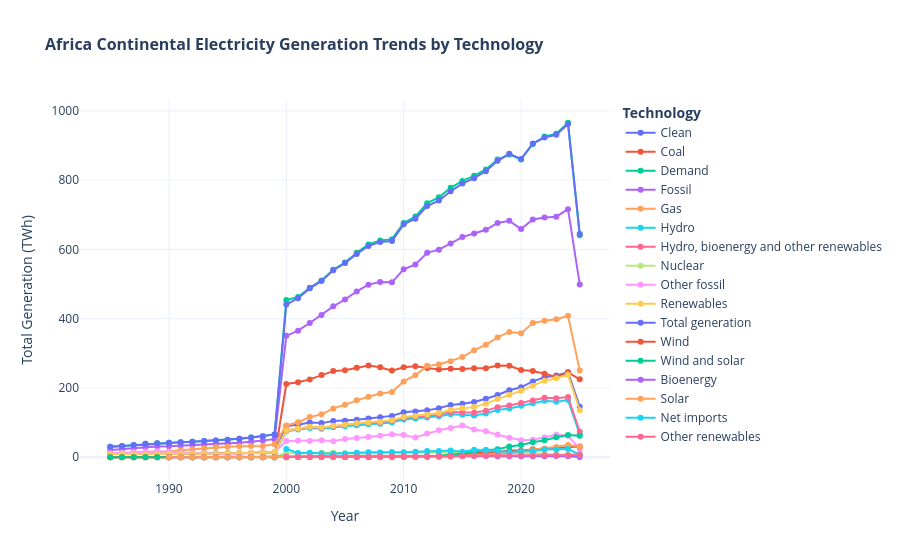

Notebook code for this chart:
### Markdown cell above
#### **Continental Electricity Generation Trends by Technology**

### Code cell
import pandas as pd
import plotly.express as px
import os

# Ensure output directory exists
OUTPUT_DIR = "../outputs"
os.makedirs(OUTPUT_DIR, exist_ok=True)

# Ensure standardized Ember data is loaded if not already in memory
if 'df_ember' not in locals():
    df_ember = pd.read_csv("../data/processed/standardized_ember.csv")

# Aggregate country-level data by Year and Electricity source for the continent
df_continent_agg = (
    df_ember.groupby(['Year', 'Electricity source'], as_index=False)['Generation (TWh)']
    .sum()
)

# Create interactive multi-line chart
fig_trends = px.line(
    df_continent_agg,
    x="Year",
    y="Generation (TWh)",
    color="Electricity source",
    markers=True,
    title="<b>Africa Continental Electricity Generation Trends by Technology</b>",
    labels={
        "Generation (TWh)": "Total Generation (TWh)", 
        "Year": "Year", 
        "Electricity source": "Technology Source"
    }
)

fig_trends.update_layout(
    template="plotly_white",
    title_font_size=16,
    hovermode="x unified",
    legend_title_text="<b>Technology</b>"
)

# Display the interactive chart in the Jupyter Notebook
fig_trends.show()

# Export interactive chart asset to the outputs folder
trend_html_path = os.path.join(OUTPUT_DIR, "africa_generation_trends_by_technology.html")
fig_trends.write_html(trend_html_path)
print(f"Interactive trend chart exported to: {trend_html_path}")

### Figure 1 — Plotly figure (JSON) as saved in the notebook; plotly's stock layout.template omitted (floating-point values rounded to 4 significant figures)
{"data": [{"hovertemplate": "Technology Source=Clean<br>Year=%{x}<br>Total Generation (TWh)=%{y}<extra></extra>", "legendgroup": "Clean", "line": {"color": "#636efa", "dash": "solid"}, "marker": {"symbol": "circle"}, "mode": "lines+markers", "name": "Clean", "orientation": "v", "showlegend": true, "type": "scatter", "x": [1985, 1986, 1987, 1988, 1989, 1990, 1991, 1992, 1993, 1994, 1995, 1996, 1997, 1998, 1999, 2000, 2001, 2002, 2003, 2004, 2005, 2006, 2007, 2008, 2009, 2010, 2011, 2012, 2013, 2014, 2015, 2016, 2017, 2018, 2019, 2020, 2021, 2022, 2023, 2024, 2025], "xaxis": "x", "y": [9.15, 8.97, 8.97, 8.83, 9.49, 9.95, 9.92, 9.8, 10.09, 10.73, 11.19, 11.48, 11.77, 12.1, 13.45, 90.5, 94.02, 100.0, 98.54, 104.4, 105.2, 108.0, 111.8, 115.5, 119.4, 129.8, 132.2, 135.4, 141.6, 151.2, 154.3, 159.8, 169.0, 179.6, 193.5, 202.0, 219.1, 231.2, 236.3, 245.7, 146.0], "yaxis": "y"}, {"hovertemplate": "Technology Source=Coal<br>Year=%{x}<br>Total Generation (TWh)=%{y}<extra></extra>", "legendgroup": "Coal", "line": {"color": "#EF553B", "dash": "solid"}, "marker": {"symbol": "circle"}, "mode": "lines+markers", "name": "Coal", "orientation": "v", "showlegend": true, "type": "scatter", "x": [1985, 1986, 1987, 1988, 1989, 1990, 1991, 1992, 1993, 1994, 1995, 1996, 1997, 1998, 1999, 2000, 2001, 2002, 2003, 2004, 2005, 2006, 2007, 2008, 2009, 2010, 2011, 2012, 2013, 2014, 2015, 2016, 2017, 2018, 2019, 2020, 2021, 2022, 2023, 2024, 2025], "xaxis": "x", "y": [0.0, 0.0, 0.0, 0.0, 0.0, 0.0, 0.0, 0.0, 0.0, 0.0, 0.0, 0.0, 0.0, 0.0, 0.0, 211.5, 216.7, 224.8, 237.8, 248.7, 251.4, 258.5, 265.0, 259.9, 250.2, 259.7, 262.8, 257.8, 253.6, 255.2, 254.7, 256.7, 257.1, 265.1, 264.2, 251.8, 248.7, 241.1, 231.6, 245.2, 225.0], "yaxis": "y"}, {"hovertemplate": "Technology Source=Demand<br>Year=%{x}<br>Total Generation (TWh)=%{y}<extra></extra>", "legendgroup": "Demand", "line": {"color": "#00cc96", "dash": "solid"}, "marker": {"symbol": "circle"}, "mode": "lines+markers", "name": "Demand", "orientation": "v", "showlegend": true, "type": "scatter", "x": [1985, 1986, 1987, 1988, 1989, 1990, 1991, 1992, 1993, 1994, 1995, 1996, 1997, 1998, 1999, 2000, 2001, 2002, 2003, 2004, 2005, 2006, 2007, 2008, 2009, 2010, 2011, 2012, 2013, 2014, 2015, 2016, 2017, 2018, 2019, 2020, 2021, 2022, 2023, 2024, 2025], "xaxis": "x", "y": [30.26, 32.46, 35.66, 38.72, 40.62, 41.95, 43.28, 44.98, 46.73, 48.55, 50.65, 53.56, 56.78, 60.69, 65.73, 454.1, 462.5, 489.2, 510.4, 541.4, 562.2, 590.3, 614.5, 626.0, 629.7, 676.4, 694.9, 733.6, 750.3, 778.0, 797.8, 812.5, 830.9, 859.5, 874.1, 859.9, 904.6, 925.8, 933.8, 965.7, 640.7], "yaxis": "y"}, {"hovertemplate": "Technology Source=Fossil<br>Year=%{x}<br>Total Generation (TWh)=%{y}<extra></extra>", "legendgroup": "Fossil", "line": {"color": "#ab63fa", "dash": "solid"}, "marker": {"symbol": "circle"}, "mode": "lines+markers", "name": "Fossil", "orientation": "v", "showlegend": true, "type": "scatter", "x": [1985, 1986, 1987, 1988, 1989, 1990, 1991, 1992, 1993, 1994, 1995, 1996, 1997, 1998, 1999, 2000, 2001, 2002, 2003, 2004, 2005, 2006, 2007, 2008, 2009, 2010, 2011, 2012, 2013, 2014, 2015, 2016, 2017, 2018, 2019, 2020, 2021, 2022, 2023, 2024, 2025], "xaxis": "x", "y": [21.11, 23.49, 26.69, 29.89, 31.13, 32.0, 33.36, 35.18, 36.64, 37.82, 39.46, 42.08, 45.01, 48.59, 52.28, 350.5, 365.3, 387.6, 410.5, 435.7, 455.4, 478.7, 498.3, 506.1, 505.1, 542.6, 556.5, 590.1, 599.4, 616.9, 635.7, 646.0, 656.6, 676.1, 682.5, 659.1, 686.7, 692.0, 694.6, 716.1, 498.8], "yaxis": "y"}, {"hovertemplate": "Technology Source=Gas<br>Year=%{x}<br>Total Generation (TWh)=%{y}<extra></extra>", "legendgroup": "Gas", "line": {"color": "#FFA15A", "dash": "solid"}, "marker": {"symbol": "circle"}, "mode": "lines+markers", "name": "Gas", "orientation": "v", "showlegend": true, "type": "scatter", "x": [1985, 1986, 1987, 1988, 1989, 1990, 1991, 1992, 1993, 1994, 1995, 1996, 1997, 1998, 1999, 2000, 2001, 2002, 2003, 2004, 2005, 2006, 2007, 2008, 2009, 2010, 2011, 2012, 2013, 2014, 2015, 2016, 2017, 2018, 2019, 2020, 2021, 2022, 2023, 2024, 2025], "xaxis": "x", "y": [9.24, 10.29, 11.72, 13.16, 13.72, 16.45, 20.41, 22.94, 26.17, 29.29, 30.45, 31.51, 32.68, 32.53, 37.23, 91.85, 101.0, 116.0, 124.0, 141.1, 151.3, 164.3, 174.7, 184.1, 188.2, 218.9, 236.8, 263.8, 267.7, 277.4, 289.1, 309.1, 324.7, 345.9, 361.9, 358.2, 387.3, 394.0, 398.2, 408.6, 250.5], "yaxis": "y"}, {"hovertemplate": "Technology Source=Hydro<br>Year=%{x}<br>Total Generation (TWh)=%{y}<extra></extra>", "legendgroup": "Hydro", "line": {"color": "#19d3f3", "dash": "solid"}, "marker": {"symbol": "circle"}, "mode": "lines+markers", "name": "Hydro", "orientation": "v", "showlegend": true, "type": "scatter", "x": [1985, 1986, 1987, 1988, 1989, 1990, 1991, 1992, 1993, 1994, 1995, 1996, 1997, 1998, 1999, 2000, 2001, 2002, 2003, 2004, 2005, 2006, 2007, 2008, 2009, 2010, 2011, 2012, 2013, 2014, 2015, 2016, 2017, 2018, 2019, 2020, 2021, 2022, 2023, 2024, 2025], "xaxis": "x", "y": [9.15, 8.97, 8.97, 8.83, 9.49, 9.95, 9.92, 9.8, 10.09, 10.73, 11.19, 11.48, 11.77, 12.1, 13.44, 74.85, 80.3, 84.6, 82.01, 86.54, 89.49, 92.62, 95.55, 96.94, 100.7, 109.3, 112.1, 114.6, 118.2, 124.3, 122.4, 120.8, 126.4, 136.7, 140.9, 148.4, 155.6, 163.3, 160.5, 165.0, 66.35], "yaxis": "y"}, {"hovertemplate": "Technology Source=Hydro, bioenergy and other renewables<br>Year=%{x}<br>Total Generation (TWh)=%{y}<extra></extra>", "legendgroup": "Hydro, bioenergy and other renewables", "line": {"color": "#FF6692", "dash": "solid"}, "marker": {"symbol": "circle"}, "mode": "lines+markers", "name": "Hydro, bioenergy and other renewables", "orientation": "v", "showlegend": true, "type": "scatter", "x": [1985, 1986, 1987, 1988, 1989, 1990, 1991, 1992, 1993, 1994, 1995, 1996, 1997, 1998, 1999, 2000, 2001, 2002, 2003, 2004, 2005, 2006, 2007, 2008, 2009, 2010, 2011, 2012, 2013, 2014, 2015, 2016, 2017, 2018, 2019, 2020, 2021, 2022, 2023, 2024, 2025], "xaxis": "x", "y": [9.15, 8.97, 8.97, 8.83, 9.49, 9.95, 9.92, 9.8, 10.09, 10.73, 11.19, 11.48, 11.77, 12.1, 13.44, 77.32, 82.88, 87.57, 85.33, 90.23, 93.15, 97.1, 99.46, 101.2, 104.9, 113.8, 116.4, 118.9, 123.0, 130.3, 129.9, 128.8, 134.6, 144.7, 149.2, 156.4, 163.6, 171.9, 170.5, 173.9, 73.68], "yaxis": "y"}, {"hovertemplate": "Technology Source=Nuclear<br>Year=%{x}<br>Total Generation (TWh)=%{y}<extra></extra>", "legendgroup": "Nuclear", "line": {"color": "#B6E880", "dash": "solid"}, "marker": {"symbol": "circle"}, "mode": "lines+markers", "name": "Nuclear", "orientation": "v", "showlegend": true, "type": "scatter", "x": [1985, 1986, 1987, 1988, 1989, 1990, 1991, 1992, 1993, 1994, 1995, 1996, 1997, 1998, 1999, 2000, 2001, 2002, 2003, 2004, 2005, 2006, 2007, 2008, 2009, 2010, 2011, 2012, 2013, 2014, 2015, 2016, 2017, 2018, 2019, 2020, 2021, 2022, 2023, 2024, 2025], "xaxis": "x", "y": [0.0, 0.0, 0.0, 0.0, 0.0, 0.0, 0.0, 0.0, 0.0, 0.0, 0.0, 0.0, 0.0, 0.0, 0.0, 13.01, 10.72, 11.99, 12.66, 13.37, 11.29, 10.03, 11.32, 13.0, 12.81, 13.53, 12.9, 12.97, 14.11, 13.79, 12.24, 15.03, 14.19, 11.58, 13.25, 9.9, 12.35, 10.1, 8.1, 7.8, 10.21], "yaxis": "y"}, {"hovertemplate": "Technology Source=Other fossil<br>Year=%{x}<br>Total Generation (TWh)=%{y}<extra></extra>", "legendgroup": "Other fossil", "line": {"color": "#FF97FF", "dash": "solid"}, "marker": {"symbol": "circle"}, "mode": "lines+markers", "name": "Other fossil", "orientation": "v", "showlegend": true, "type": "scatter", "x": [1985, 1986, 1987, 1988, 1989, 1990, 1991, 1992, 1993, 1994, 1995, 1996, 1997, 1998, 1999, 2000, 2001, 2002, 2003, 2004, 2005, 2006, 2007, 2008, 2009, 2010, 2011, 2012, 2013, 2014, 2015, 2016, 2017, 2018, 2019, 2020, 2021, 2022, 2023, 2024, 2025], "xaxis": "x", "y": [11.87, 13.2, 14.97, 16.73, 17.41, 15.55, 12.95, 12.24, 10.47, 8.53, 9.01, 10.57, 12.33, 16.06, 15.05, 47.11, 47.64, 46.86, 48.75, 45.94, 52.68, 55.92, 58.6, 62.08, 66.7, 64.05, 56.88, 68.48, 78.03, 84.3, 91.88, 80.25, 74.81, 65.11, 56.42, 49.11, 50.63, 56.92, 64.79, 62.28, 23.32], "yaxis": "y"}, {"hovertemplate": "Technology Source=Renewables<br>Year=%{x}<br>Total Generation (TWh)=%{y}<extra></extra>", "legendgroup": "Renewables", "line": {"color": "#FECB52", "dash": "solid"}, "marker": {"symbol": "circle"}, "mode": "lines+markers", "name": "Renewables", "orientation": "v", "showlegend": true, "type": "scatter", "x": [1985, 1986, 1987, 1988, 1989, 1990, 1991, 1992, 1993, 1994, 1995, 1996, 1997, 1998, 1999, 2000, 2001, 2002, 2003, 2004, 2005, 2006, 2007, 2008, 2009, 2010, 2011, 2012, 2013, 2014, 2015, 2016, 2017, 2018, 2019, 2020, 2021, 2022, 2023, 2024, 2025], "xaxis": "x", "y": [9.15, 8.97, 8.97, 8.83, 9.49, 9.95, 9.92, 9.8, 10.09, 10.73, 11.19, 11.48, 11.77, 12.1, 13.45, 77.49, 83.3, 88.03, 85.88, 91.01, 93.95, 97.98, 100.5, 102.5, 106.6, 116.3, 119.3, 122.4, 127.4, 137.4, 142.1, 144.7, 154.8, 168.0, 180.2, 192.1, 206.7, 221.1, 228.2, 237.9, 135.8], "yaxis": "y"}, {"hovertemplate": "Technology Source=Total generation<br>Year=%{x}<br>Total Generation (TWh)=%{y}<extra></extra>", "legendgroup": "Total generation", "line": {"color": "#636efa", "dash": "solid"}, "marker": {"symbol": "circle"}, "mode": "lines+markers", "name": "Total generation", "orientation": "v", "showlegend": true, "type": "scatter", "x": [1985, 1986, 1987, 1988, 1989, 1990, 1991, 1992, 1993, 1994, 1995, 1996, 1997, 1998, 1999, 2000, 2001, 2002, 2003, 2004, 2005, 2006, 2007, 2008, 2009, 2010, 2011, 2012, 2013, 2014, 2015, 2016, 2017, 2018, 2019, 2020, 2021, 2022, 2023, 2024, 2025], "xaxis": "x", "y": [30.26, 32.46, 35.66, 38.72, 40.62, 41.95, 43.28, 44.98, 46.73, 48.55, 50.65, 53.56, 56.78, 60.69, 65.73, 441.0, 459.4, 487.6, 509.1, 540.0, 560.6, 586.7, 610.1, 621.6, 624.5, 672.4, 688.7, 725.4, 740.9, 768.0, 790.0, 805.8, 825.6, 855.7, 875.9, 861.1, 905.8, 923.2, 930.9, 961.8, 644.8], "yaxis": "y"}, {"hovertemplate": "Technology Source=Wind<br>Year=%{x}<br>Total Generation (TWh)=%{y}<extra></extra>", "legendgroup": "Wind", "line": {"color": "#EF553B", "dash": "solid"}, "marker": {"symbol": "circle"}, "mode": "lines+markers", "name": "Wind", "orientation": "v", "showlegend": true, "type": "scatter", "x": [1985, 1986, 1987, 1988, 1989, 1990, 1991, 1992, 1993, 1994, 1995, 1996, 1997, 1998, 1999, 2000, 2001, 2002, 2003, 2004, 2005, 2006, 2007, 2008, 2009, 2010, 2011, 2012, 2013, 2014, 2015, 2016, 2017, 2018, 2019, 2020, 2021, 2022, 2023, 2024, 2025], "xaxis": "x", "y": [0.0, 0.0, 0.0, 0.0, 0.0, 0.0, 0.0, 0.0, 0.0, 0.0, 0.0, 0.0, 0.0, 0.0, 0.01, 0.17, 0.42, 0.44, 0.53, 0.76, 0.78, 0.85, 1.01, 1.31, 1.6, 2.28, 2.41, 2.59, 3.83, 5.17, 8.98, 11.21, 13.44, 14.88, 19.52, 19.13, 23.2, 24.7, 27.77, 28.31, 31.04], "yaxis": "y"}, {"hovertemplate": "Technology Source=Wind and solar<br>Year=%{x}<br>Total Generation (TWh)=%{y}<extra></extra>", "legendgroup": "Wind and solar", "line": {"color": "#00cc96", "dash": "solid"}, "marker": {"symbol": "circle"}, "mode": "lines+markers", "name": "Wind and solar", "orientation": "v", "showlegend": true, "type": "scatter", "x": [1985, 1986, 1987, 1988, 1989, 1990, 1991, 1992, 1993, 1994, 1995, 1996, 1997, 1998, 1999, 2000, 2001, 2002, 2003, 2004, 2005, 2006, 2007, 2008, 2009, 2010, 2011, 2012, 2013, 2014, 2015, 2016, 2017, 2018, 2019, 2020, 2021, 2022, 2023, 2024, 2025], "xaxis": "x", "y": [0.0, 0.0, 0.0, 0.0, 0.0, 0.0, 0.0, 0.0, 0.0, 0.0, 0.0, 0.0, 0.0, 0.0, 0.01, 0.17, 0.42, 0.46, 0.55, 0.78, 0.8, 0.88, 1.04, 1.35, 1.67, 2.49, 2.92, 3.48, 4.39, 7.03, 12.23, 15.93, 20.22, 23.33, 31.07, 35.68, 43.07, 49.11, 57.66, 63.96, 62.09], "yaxis": "y"}, {"hovertemplate": "Technology Source=Bioenergy<br>Year=%{x}<br>Total Generation (TWh)=%{y}<extra></extra>", "legendgroup": "Bioenergy", "line": {"color": "#ab63fa", "dash": "solid"}, "marker": {"symbol": "circle"}, "mode": "lines+markers", "name": "Bioenergy", "orientation": "v", "showlegend": true, "type": "scatter", "x": [1990, 1991, 1992, 1993, 1994, 1995, 1996, 1997, 1998, 1999, 2000, 2001, 2002, 2003, 2004, 2005, 2006, 2007, 2008, 2009, 2010, 2011, 2012, 2013, 2014, 2015, 2016, 2017, 2018, 2019, 2020, 2021, 2022, 2023, 2024, 2025], "xaxis": "x", "y": [0.0, 0.0, 0.0, 0.0, 0.0, 0.0, 0.0, 0.0, 0.0, 0.0, 2.04, 2.1, 2.58, 2.53, 2.66, 2.66, 3.47, 2.89, 3.02, 2.92, 3.03, 2.75, 2.77, 2.92, 2.82, 3.0, 3.3, 3.41, 2.92, 3.0, 2.96, 3.04, 3.06, 3.95, 2.92, 0.863], "yaxis": "y"}, {"hovertemplate": "Technology Source=Solar<br>Year=%{x}<br>Total Generation (TWh)=%{y}<extra></extra>", "legendgroup": "Solar", "line": {"color": "#FFA15A", "dash": "solid"}, "marker": {"symbol": "circle"}, "mode": "lines+markers", "name": "Solar", "orientation": "v", "showlegend": true, "type": "scatter", "x": [1990, 1991, 1992, 1993, 1994, 1995, 1996, 1997, 1998, 1999, 2000, 2001, 2002, 2003, 2004, 2005, 2006, 2007, 2008, 2009, 2010, 2011, 2012, 2013, 2014, 2015, 2016, 2017, 2018, 2019, 2020, 2021, 2022, 2023, 2024, 2025], "xaxis": "x", "y": [0.0, 0.0, 0.0, 0.0, 0.0, 0.0, 0.0, 0.0, 0.0, 0.0, 0.0, 0.0, 0.02, 0.02, 0.02, 0.02, 0.03, 0.03, 0.04, 0.07, 0.21, 0.51, 0.89, 0.56, 1.86, 3.25, 4.72, 6.78, 8.45, 11.55, 16.55, 19.87, 24.41, 29.89, 35.65, 31.05], "yaxis": "y"}, {"hovertemplate": "Technology Source=Net imports<br>Year=%{x}<br>Total Generation (TWh)=%{y}<extra></extra>", "legendgroup": "Net imports", "line": {"color": "#19d3f3", "dash": "solid"}, "marker": {"symbol": "circle"}, "mode": "lines+markers", "name": "Net imports", "orientation": "v", "showlegend": true, "type": "scatter", "x": [2000, 2001, 2002, 2003, 2004, 2005, 2006, 2007, 2008, 2009, 2010, 2011, 2012, 2013, 2014, 2015, 2016, 2017, 2018, 2019, 2020, 2021, 2022, 2023, 2024, 2025], "xaxis": "x", "y": [23.82, 12.6, 13.07, 10.47, 10.27, 10.87, 13.3, 14.47, 13.89, 15.06, 14.65, 15.74, 17.94, 18.24, 19.41, 15.97, 21.58, 20.92, 17.66, 14.82, 17.09, 17.68, 22.08, 22.61, 23.86, 7.864], "yaxis": "y"}, {"hovertemplate": "Technology Source=Other renewables<br>Year=%{x}<br>Total Generation (TWh)=%{y}<extra></extra>", "legendgroup": "Other renewables", "line": {"color": "#FF6692", "dash": "solid"}, "marker": {"symbol": "circle"}, "mode": "lines+markers", "name": "Other renewables", "orientation": "v", "showlegend": true, "type": "scatter", "x": [2000, 2001, 2002, 2003, 2004, 2005, 2006, 2007, 2008, 2009, 2010, 2011, 2012, 2013, 2014, 2015, 2016, 2017, 2018, 2019, 2020, 2021, 2022, 2023, 2024, 2025], "xaxis": "x", "y": [0.43, 0.48, 0.39, 0.79, 1.03, 1.0, 1.01, 1.02, 1.19, 1.36, 1.47, 1.51, 1.59, 1.91, 3.21, 4.48, 4.69, 4.76, 5.13, 5.24, 5.06, 5.04, 5.55, 6.06, 6.03, 6.472], "yaxis": "y"}], "layout": {"hovermode": "x unified", "legend": {"title": {"text": "<b>Technology</b>"}, "tracegroupgap": 0}, "title": {"font": {"size": 16}, "text": "<b>Africa Continental Electricity Generation Trends by Technology</b>"}, "xaxis": {"anchor": "y", "domain": [0, 1], "title": {"text": "Year"}}, "yaxis": {"anchor": "x", "domain": [0, 1], "title": {"text": "Total Generation (TWh)"}}}}
